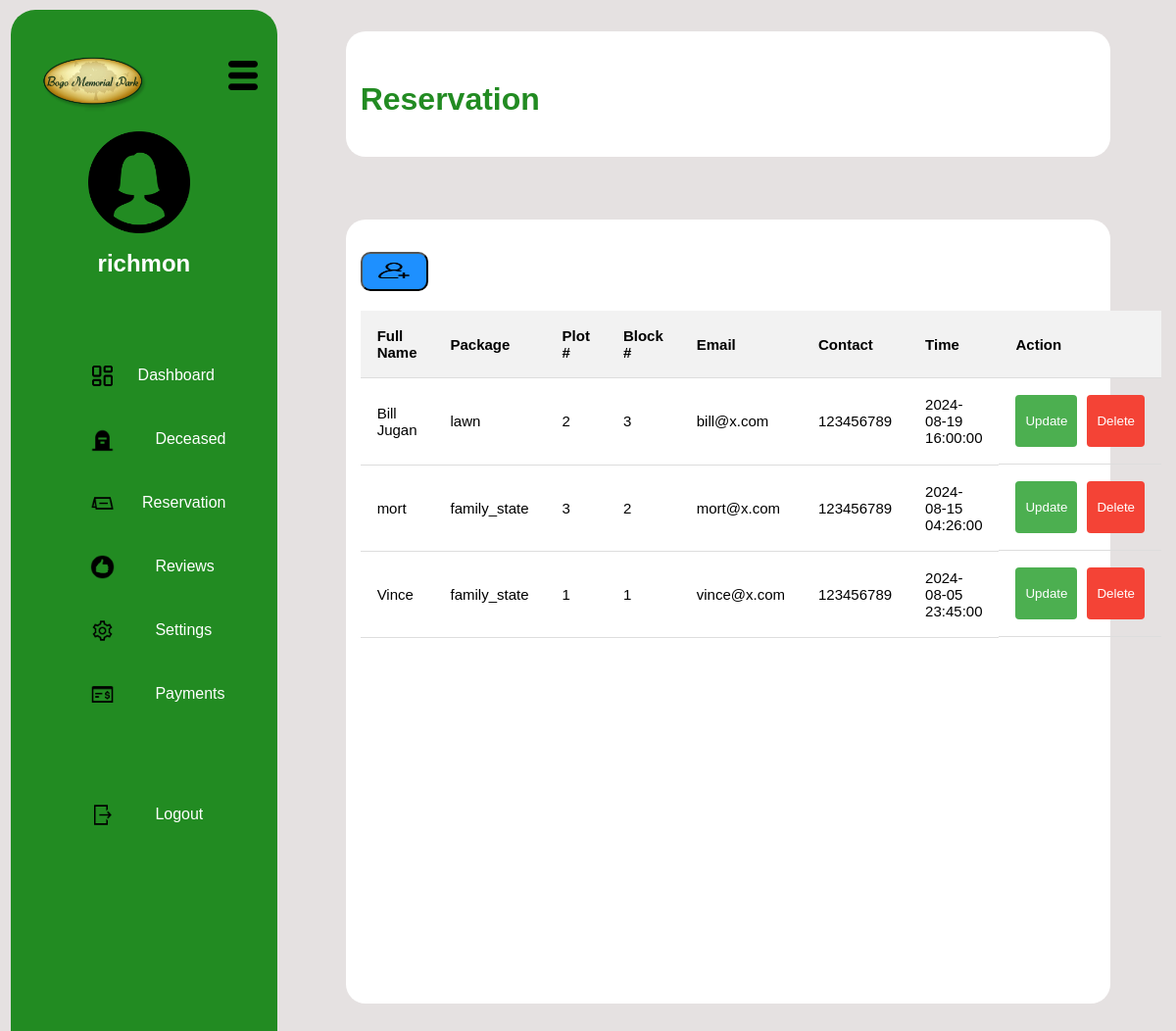
The page /adminreservation.php (signed in) on the database its author committed.
### tables this page shows
CREATE TABLE `reservation` (
  `id` int(11) NOT NULL,
  `fullname` varchar(100) NOT NULL,
  `package` varchar(100) NOT NULL,
  `plotnumber` int(11) NOT NULL,
  `blocknumber` int(11) NOT NULL,
  `email` varchar(100) NOT NULL,
  `contact` int(11) NOT NULL,
  `time` timestamp NOT NULL DEFAULT current_timestamp() ON UPDATE current_timestamp()
);

### adminreservation.php (the view, shortened to what this page needs)
<?php
$firstname = isset($_SESSION['firstname']) ? htmlspecialchars($_SESSION['firstname']) : 'Guest';
require_once 'connection.php';
if (isset($pdo)) {
    $stmt = $pdo->prepare("SELECT * FROM reservation");
    $stmt->execute();
    $reservations = $stmt->fetchAll(PDO::FETCH_ASSOC);
} else {
    echo 'Database connection failed. Please try again later.';
    exit();
}
?>
<!DOCTYPE html>
<html lang="en">
<head>
    <link rel="stylesheet" href="CSS_FILE/adminreserved.css">
</head>
<body>
    <div class="row">
        <div class="left-content col-4">
            <div class="memoriallogo"><img src="./images/bogomemoriallogo.png" alt="bogomemoriallogo"></div>
            <div class="hamburgermenu"><img src="./images/hamburgermenu.png" alt="hamburgermenu"></div>
            <div class="adminprofile">
                <center><img src="./images/female.png" alt="adminicon">
                <h2><?php echo $firstname; ?></h2></center>
            </div>
            <center>
                <br>
                <div class="adminlinks">
                    <span><img src="./images/dashboard.png" alt="">&nbsp;&nbsp;<a href="adminDashboard.php">Dashboard</a></span>
                    <span><img src="./images/deceased.png" alt="">&nbsp;&nbsp;&nbsp;&nbsp;&nbsp;&nbsp;<a href="adminDeceased.php">Deceased</a></span>
                    <span><img src="./images/reservation.png" alt="">&nbsp;&nbsp;&nbsp;<a href="adminreservation.php">Reservation</a></span>
                    <span><img src="./images/review.png" alt="">&nbsp;&nbsp;&nbsp;&nbsp;&nbsp;&nbsp;<a href="adminreviews.php">Reviews</a></span>
                    <span><img src="./images/settings.png" alt="">&nbsp;&nbsp;&nbsp;&nbsp;&nbsp;&nbsp;<a href="adminsettings.php">Settings</a></span>
                    <span><img src="./images/payment.png" alt="">&nbsp;&nbsp;&nbsp;&nbsp;&nbsp;&nbsp;<a href="adminpayment.php">Payments</a></span>
                    <br>
                    <span><img src="./images/logout.png" alt="">&nbsp;&nbsp;&nbsp;&nbsp;&nbsp;&nbsp;<a href="logout.php">Logout</a></span>
                </div>
                <br>
            </center>
        </div>
        <div class="main">
            <div class="right-content1">
                <div class="right-header col-10">
                    <br>
                    <br>
                    <span><h1>Reservation</h1></span>
                </div>
            </div>
            <div class="addreservationvtn">
                <div class="right-header col-9">
                    <br>
                </div>
            </div>
            <div class="right-content2">
                <div class="right-header col-9">
                    <br>
                    <button class="btnadd "onclick="openAddModal()"><img src="./images/add-user.png" alt=""></button>
                    <table id="myTable">
                        <thead>
                            <tr>
                                <th>Full Name</th>
                                <th>Package</th>
                                <th>Plot #</th>
                                <th>Block #</th>
                                <th>Email</th>
                                <th>Contact</th>
                                <th>Time</th>
                                <th>Action</th>
                            </tr>
                        </thead>
                        <tbody>
                            <?php if (isset($reservations) && !empty($reservations)): ?>
                                <?php foreach ($reservations as $reservation): ?>
                                    <tr>
                                        <td><?php echo htmlspecialchars($reservation['fullname']); ?></td>
                                        <td><?php echo htmlspecialchars($reservation['package']); ?></td>
                                        <td><?php echo htmlspecialchars($reservation['plotnumber']); ?></td>
                                        <td><?php echo htmlspecialchars($reservation['blocknumber']); ?></td>
                                        <td><?php echo htmlspecialchars($reservation['email']); ?></td>
                                        <td><?php echo htmlspecialchars($reservation['contact']); ?></td>
                                        <td><?php echo htmlspecialchars($reservation['time']); ?></td>
                                        <td class="actions">
                                            <button class="button update" onclick="openModal(<?php echo htmlspecialchars(json_encode($reservation)); ?>)">Update</button>
                                            <form method="post" style="display:inline-block;">
                                                <button type="submit" class="button delete">Delete</button>
                                            </form>
                                        </td>
                                    </tr>
                                <?php endforeach; ?>
                            <?php else: ?>
                                <tr><td colspan="8">No reservations found.</td></tr>
                            <?php endif; ?>
                        </tbody>
                    </table>
                </div>
            </div>
        </div>
    </div>
</body>
</html>

### CSS_FILE/adminreserved.css (style rules this page uses)
* { margin: 0; padding: 0; box-sizing: border-box; font-family: Arial, sans-serif; }
body { background-color: #e5e1e1; }
.row::after { content: ""; clear: both; display: block; }
[class*="col-"] { float: left; padding: 15px; }
.col-4 { width: 33.33%; }
.col-9 { width: 75%; }
.col-10 { width: 83.33%; }
.row { width: 100%; height: 100vh; display: flex; }
.left-content { background-color: forestgreen; color: white; position: relative; border-radius: 25px; height: 140vh; margin-top: 0.6rem; margin-left: 0.7rem; }
.memoriallogo img { width: 150px; position: absolute; top: 2rem; }
.hamburgermenu img { width: 40px; float: right; margin-top: 2rem; }
.adminprofile img { width: 10rem; margin-top: 6rem; padding-left: 30px; }
.main { width: 100%; margin-top: 1rem; margin-left: 50px; }
.right-content1 { margin-left: 20px; width: 90%; height: 8rem; margin-top: 1rem; background-color: white; color: forestgreen; border-radius: 20px; }
.right-content2 { margin-left: 20px; width: 90%; height: 100vh; margin-top: 4rem; background-color: white; color: forestgreen; border-radius: 20px; }
.adminlinks a { text-decoration: none; color: white; font-size: 1rem; }
.adminlinks img { width: 25px; }
.adminlinks { display: block; margin: 15px 10px; padding: 15px; padding-left: 23%; }
.adminlinks span { display: flex; align-items: center; margin: 40px 0; }
.adminlinks img { display: block; margin-right: 15px; }
table { width: 80%; border-collapse: collapse; margin: 20px 0; font-size: 15px; text-align: left; color:black; }
th, td { padding: 17px; border-bottom: 1px solid #ddd; }
th { background-color: #f2f2f2; }
.actions { display: flex; gap: 10px; }
.button { padding: 19px 10px; border: none; cursor: pointer; border-radius: 4px; color: white; }
.update { background-color: #4caf50; }
.delete { background-color: #f44336; }
.btnadd { background-color: dodgerblue; width: 69px; height: 40px; cursor: pointer; border-radius: 10px; }
.btnadd img { width: 2rem; height: 2vh; cursor: pointer; }

### rows shown on the page
reservation: fullname "Bill Jugan", package "lawn", plotnumber "2", blocknumber "3", email "bill@x.com", contact "123456789", time "2024-08-19 16:00:00"
reservation: fullname "mort", package "family_state", plotnumber "3", blocknumber "2", email "mort@x.com", contact "123456789", time "2024-08-15 04:26:00"
reservation: fullname "Vince", package "family_state", plotnumber "1", blocknumber "1", email "vince@x.com", contact "123456789", time "2024-08-05 23:45:00"

### other values the page prints
$firstname "richmon"
